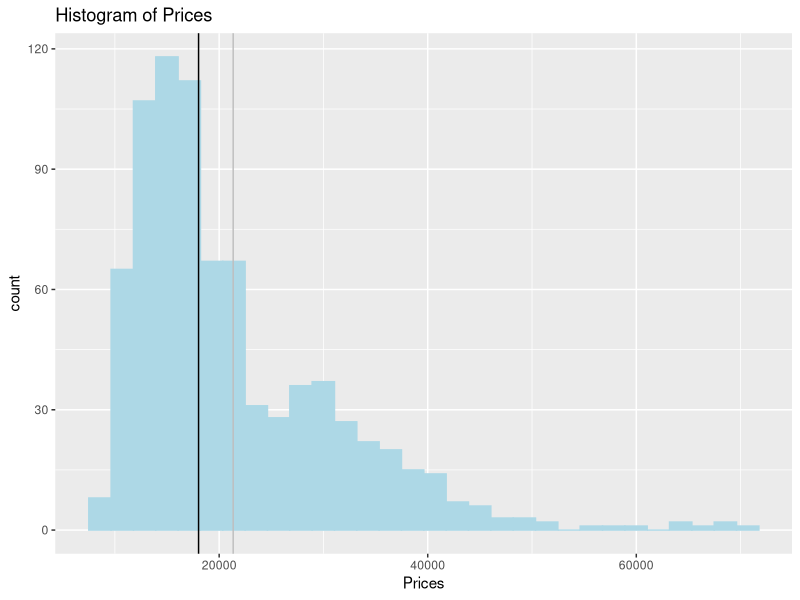

Recreate this plot in R.
## ---- chunk 1
library("readxl")
library("ggplot2")
library("dplyr")
## ---- chunk 2
car_data <- read_excel("QRMassignment20211008.xlsx")
#View(car_data)

#a)

ggplot(data = car_data, aes(x = Prices, fill = group)) +
  geom_histogram(mapping = aes(Price), bins = 30, col = "lightblue", fill = "lightblue") +
  geom_vline(mapping = aes(xintercept = mean(Price), colour = "Mean of Prices"), col = "grey") +
  geom_vline(mapping = aes(xintercept = median(Price), colour = "Median of Prices"), col = "black") +
  scale_fill_manual(name="Legend",values=c("grey","black"),labels=c("Mean of Prices","Median of Prices")) +
  labs(title = "Histogram of Prices")
  
###some explaining words here




#b)

car_small_cyl_vol <- car_data %>% filter(Liter < 3)
car_large_cyl_vol <- car_data %>% filter(Liter > 3)

  ### check whether below and above 3 liters includes all observations
  identical(nrow(car_small_cyl_vol)+nrow(car_large_cyl_vol),nrow(car_data))
  ##returns FALSE; hence it does not include all observations
  
  ### Cars with exactly 3 liters cylinder volume should be excluded after the constraints given in the exercise
  car_between_cyl_vol <- car_data %>% filter(Liter == 3)
  
  ### including 3 liter culinder volume cars as well yields the identical lenth of datasets
  identical(nrow(car_small_cyl_vol)+nrow(car_large_cyl_vol)+nrow(car_between_cyl_vol),nrow(car_data))

my_small <- car_small_cyl_vol$Liter
my_large <- car_large_cyl_vol$Liter

